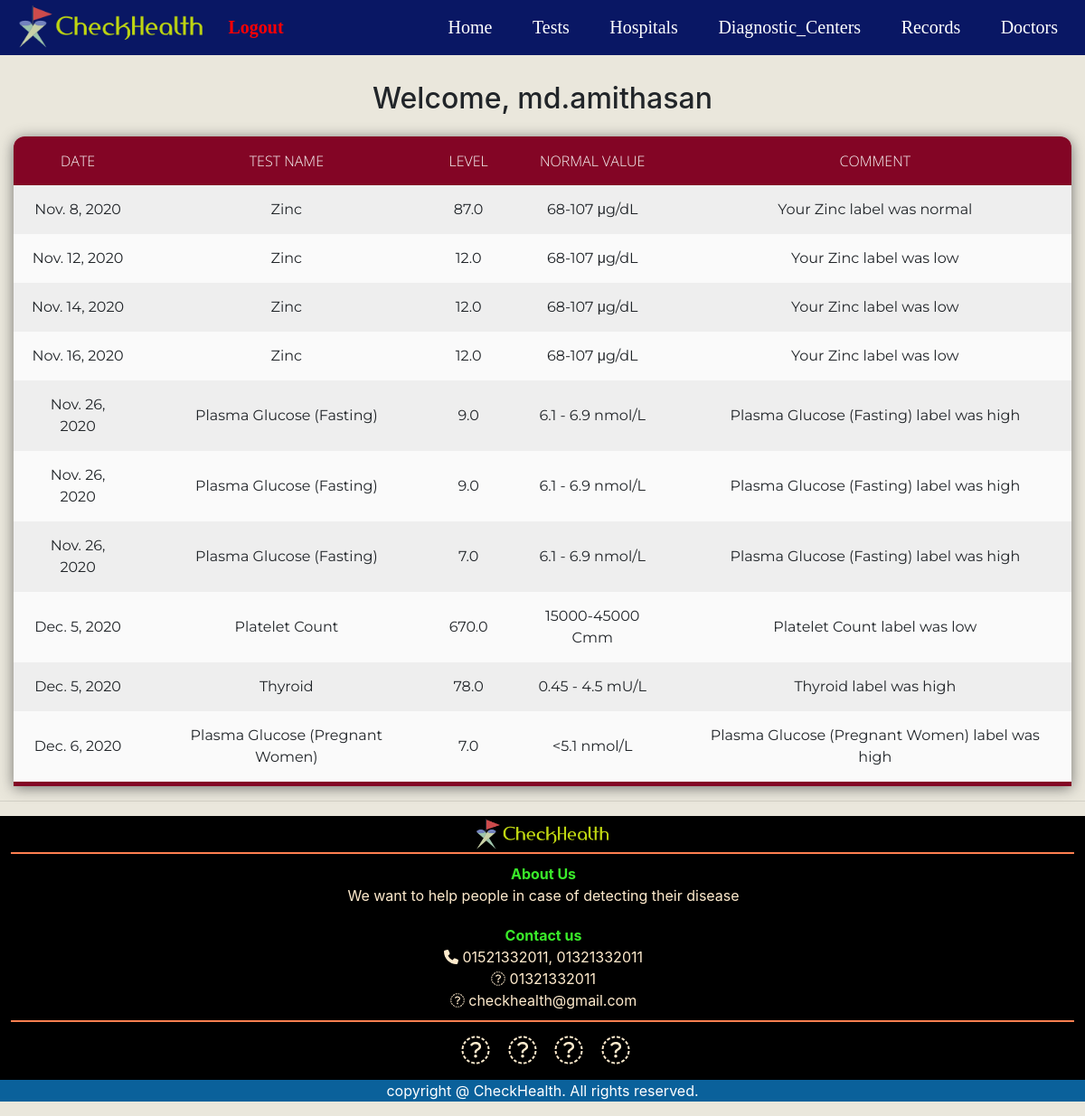
The page /records/ (signed in) on the database its author committed.
### SARZS/models.py (models this page shows)
class record(models.Model):
    ruser = models.CharField(max_length=100)
    rdate = models.DateField(auto_now_add=True)
    Test_Name = models.CharField(max_length=100, null=True)
    tlevel = models.FloatField()
    treference = models.CharField(max_length=100, null=True)
    rcomment = models.CharField(max_length=200, null=True)

### SARZS/views.py (the view)
# urls.py: url(r'^records/$', records, name='records'),
@login_required(login_url='via')
def records(request):
    if request.user.is_authenticated:
        user_record = record.objects.filter(ruser=request.user)
    return render(request, 'htmls/records.html', {'user_record': user_record})

### SARZS/templates/htmls/records.html (shortened to what this page needs)
{% extends 'htmls/main.html' %}
{% block content %}
<head>
</head>
<body>
<div class="greatings">
    <h2>Welcome, {{ user }}</h2>
</div>
<table>
    <tr>
        <th>Date</th>
        <th>Test Name</th>
        <th>Level</th>
        <th>Normal Value</th>
        <th>Comment</th>
    </tr>
    {% for i in user_record %}
    <tr>
        <td>{{i.rdate}}</td>
        <td>{{i.Test_Name}}</td>
        <td>{{i.tlevel}}</td>
        <td>{{i.treference}}</td>
        <td>{{i.rcomment}}</td>
    </tr>
    {% endfor %}
</table>
</body>
{% endblock %}

### SARZS/templates/htmls/main.html (style rules this page uses)
body { background: #EAE7DC; }

### SARZS/templates/htmls/navBar.html (style rules this page uses)
html, body { margin: 0; padding: 0; width: 100%; }

### SARZS/templates/htmls/records.html (style rules this page uses)
table { margin: auto; border-collapse: collapse; border-spacing: 0; box-shadow: 0 2px 15px rgba(64,64,64,.7); border-radius: 12px 12px 0 0; margin-top: 5px; overflow: hidden; }
td , th { padding: 15px 20px; text-align: center; }
th { background-color: rgb(131, 5, 37); color: #fafafa; font-family: 'Open Sans',Sans-serif; font-weight: 200; text-transform: uppercase; }
tr { width: 100%; background-color: #fafafa; font-family: 'Montserrat', sans-serif; }
tr:nth-child(even) { background-color: #eeeeee; }
tr:last-of-type { border-bottom: 5px solid rgb(131, 5, 37); }
.greatings { margin: auto; text-align: center; padding-top: 10px; padding-bottom: 10px; }

### rows shown on the page
record: rdate "Nov. 8, 2020", Test_Name "Zinc", tlevel "87.0", treference "68-107 μg/dL", rcomment "Your Zinc label was normal"
record: rdate "Nov. 12, 2020", Test_Name "Zinc", tlevel "12.0", treference "68-107 μg/dL", rcomment "Your Zinc label was low"
record: rdate "Nov. 14, 2020", Test_Name "Zinc", tlevel "12.0", treference "68-107 μg/dL", rcomment "Your Zinc label was low"
record: rdate "Nov. 16, 2020", Test_Name "Zinc", tlevel "12.0", treference "68-107 μg/dL", rcomment "Your Zinc label was low"
record: rdate "Nov. 26, 2020", Test_Name "Plasma Glucose (Fasting)", tlevel "9.0", treference "6.1 - 6.9 nmol/L", rcomment "Plasma Glucose (Fasting) label was high"
record: rdate "Nov. 26, 2020", Test_Name "Plasma Glucose (Fasting)", tlevel "9.0", treference "6.1 - 6.9 nmol/L", rcomment "Plasma Glucose (Fasting) label was high"
record: rdate "Nov. 26, 2020", Test_Name "Plasma Glucose (Fasting)", tlevel "7.0", treference "6.1 - 6.9 nmol/L", rcomment "Plasma Glucose (Fasting) label was high"
record: rdate "Dec. 5, 2020", Test_Name "Platelet Count", tlevel "670.0", treference "15000-45000 Cmm", rcomment "Platelet Count label was low"
record: rdate "Dec. 5, 2020", Test_Name "Thyroid", tlevel "78.0", treference "0.45 - 4.5 mU/L", rcomment "Thyroid label was high"
record: rdate "Dec. 6, 2020", Test_Name "Plasma Glucose (Pregnant Women)", tlevel "7.0", treference "<5.1 nmol/L", rcomment "Plasma Glucose (Pregnant Women) label was high"

### other values the page prints
{{ user }} "md.amithasan"
